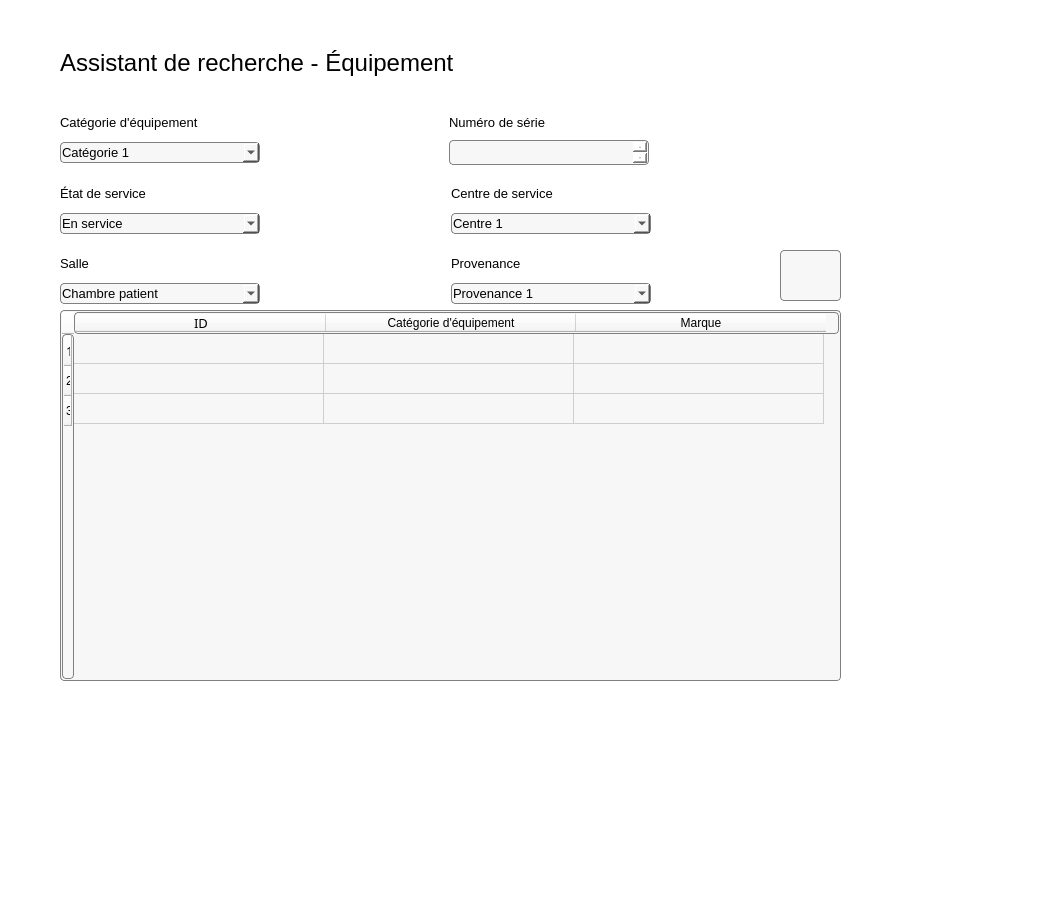
<?xml version="1.0" encoding="UTF-8"?>
<ui version="4.0">
 <class>MainWindow</class>
 <widget class="QMainWindow" name="MainWindow">
  <property name="geometry">
   <rect>
    <x>0</x>
    <y>0</y>
    <width>1062</width>
    <height>900</height>
   </rect>
  </property>
  <property name="minimumSize">
   <size>
    <width>900</width>
    <height>900</height>
   </size>
  </property>
  <property name="windowTitle">
   <string>MainWindow</string>
  </property>
  <property name="styleSheet">
   <string notr="true">background: white;</string>
  </property>
  <property name="iconSize">
   <size>
    <width>100</width>
    <height>100</height>
   </size>
  </property>
  <widget class="QWidget" name="centralwidget">
   <widget class="QWidget" name="gridLayoutWidget">
    <property name="geometry">
     <rect>
      <x>60</x>
      <y>30</y>
      <width>442</width>
      <height>66</height>
     </rect>
    </property>
    <layout class="QGridLayout" name="gridLayout">
     <item row="0" column="0" alignment="Qt::AlignLeft">
      <widget class="QLabel" name="labelTitre">
       <property name="minimumSize">
        <size>
         <width>400</width>
         <height>0</height>
        </size>
       </property>
       <property name="maximumSize">
        <size>
         <width>340</width>
         <height>16777215</height>
        </size>
       </property>
       <property name="font">
        <font>
         <family>MS Shell Dlg 2</family>
         <pointsize>18</pointsize>
        </font>
       </property>
       <property name="text">
        <string>Assistant de recherche - Équipement</string>
       </property>
      </widget>
     </item>
     <item row="0" column="2">
      <widget class="QLabel" name="label">
       <property name="maximumSize">
        <size>
         <width>100</width>
         <height>16777215</height>
        </size>
       </property>
       <property name="text">
        <string/>
       </property>
       <property name="pixmap">
        <pixmap>../Images/magnifier.png</pixmap>
       </property>
      </widget>
     </item>
    </layout>
   </widget>
   <widget class="QWidget" name="gridLayoutWidget_2">
    <property name="geometry">
     <rect>
      <x>60</x>
      <y>110</y>
      <width>771</width>
      <height>55</height>
     </rect>
    </property>
    <layout class="QGridLayout" name="gridLayout_2">
     <item row="1" column="0" alignment="Qt::AlignLeft">
      <widget class="QComboBox" name="comboBoxCategorieEquipement">
       <property name="minimumSize">
        <size>
         <width>200</width>
         <height>0</height>
        </size>
       </property>
       <property name="maximumSize">
        <size>
         <width>200</width>
         <height>16777215</height>
        </size>
       </property>
       <property name="font">
        <font>
         <family>MS Shell Dlg 2</family>
         <pointsize>10</pointsize>
        </font>
       </property>
       <property name="styleSheet">
        <string notr="true">padding: 1px;
border-style: solid;
border: 1px solid gray;
border-radius: 4px;
background:rgb(247, 247, 247)</string>
       </property>
       <item>
        <property name="text">
         <string>Catégorie 1</string>
        </property>
       </item>
       <item>
        <property name="text">
         <string>Catégorie 2</string>
        </property>
       </item>
       <item>
        <property name="text">
         <string>Catégorie 3</string>
        </property>
       </item>
      </widget>
     </item>
     <item row="1" column="1" alignment="Qt::AlignLeft">
      <widget class="QTextEdit" name="textEditNumeroSerie">
       <property name="maximumSize">
        <size>
         <width>200</width>
         <height>25</height>
        </size>
       </property>
       <property name="font">
        <font>
         <family>MS Shell Dlg 2</family>
         <pointsize>10</pointsize>
        </font>
       </property>
       <property name="styleSheet">
        <string notr="true">padding: 1px;
border-style: solid;
border: 1px solid gray;
border-radius: 4px;
background:rgb(247, 247, 247)</string>
       </property>
      </widget>
     </item>
     <item row="0" column="1">
      <widget class="QLabel" name="labelNumeroSerie">
       <property name="maximumSize">
        <size>
         <width>16777215</width>
         <height>40</height>
        </size>
       </property>
       <property name="font">
        <font>
         <family>MS Shell Dlg 2</family>
         <pointsize>10</pointsize>
        </font>
       </property>
       <property name="text">
        <string>Numéro de série</string>
       </property>
      </widget>
     </item>
     <item row="0" column="0">
      <widget class="QLabel" name="labelCategorieEquipement">
       <property name="font">
        <font>
         <family>MS Shell Dlg 2</family>
         <pointsize>10</pointsize>
        </font>
       </property>
       <property name="text">
        <string>Catégorie d'équipement</string>
       </property>
      </widget>
     </item>
    </layout>
   </widget>
   <widget class="QWidget" name="gridLayoutWidget_5">
    <property name="geometry">
     <rect>
      <x>60</x>
      <y>180</y>
      <width>591</width>
      <height>54</height>
     </rect>
    </property>
    <layout class="QGridLayout" name="gridLayout_5">
     <item row="1" column="0" alignment="Qt::AlignLeft">
      <widget class="QComboBox" name="comboBoxEtatService">
       <property name="minimumSize">
        <size>
         <width>200</width>
         <height>0</height>
        </size>
       </property>
       <property name="maximumSize">
        <size>
         <width>200</width>
         <height>16777215</height>
        </size>
       </property>
       <property name="font">
        <font>
         <family>MS Shell Dlg 2</family>
         <pointsize>10</pointsize>
        </font>
       </property>
       <property name="styleSheet">
        <string notr="true">padding: 1px;
border-style: solid;
border: 1px solid gray;
border-radius: 4px;
background:rgb(247, 247, 247)</string>
       </property>
       <item>
        <property name="text">
         <string>En service</string>
        </property>
       </item>
       <item>
        <property name="text">
         <string>En maintenance</string>
        </property>
       </item>
       <item>
        <property name="text">
         <string>Au rebus</string>
        </property>
       </item>
      </widget>
     </item>
     <item row="0" column="1">
      <widget class="QLabel" name="labelCentreService">
       <property name="maximumSize">
        <size>
         <width>16777215</width>
         <height>40</height>
        </size>
       </property>
       <property name="font">
        <font>
         <family>MS Shell Dlg 2</family>
         <pointsize>10</pointsize>
        </font>
       </property>
       <property name="text">
        <string>Centre de service</string>
       </property>
      </widget>
     </item>
     <item row="0" column="0">
      <widget class="QLabel" name="labelEtatService">
       <property name="font">
        <font>
         <family>MS Sans Serif</family>
         <pointsize>10</pointsize>
        </font>
       </property>
       <property name="text">
        <string>État de service</string>
       </property>
      </widget>
     </item>
     <item row="1" column="1">
      <widget class="QComboBox" name="comboBoxCentreService">
       <property name="maximumSize">
        <size>
         <width>200</width>
         <height>16777215</height>
        </size>
       </property>
       <property name="font">
        <font>
         <family>MS Shell Dlg 2</family>
         <pointsize>10</pointsize>
        </font>
       </property>
       <property name="styleSheet">
        <string notr="true">padding: 1px;
border-style: solid;
border: 1px solid gray;
border-radius: 4px;
background:rgb(247, 247, 247)</string>
       </property>
       <item>
        <property name="text">
         <string>Centre 1</string>
        </property>
       </item>
       <item>
        <property name="text">
         <string>Centre 2</string>
        </property>
       </item>
       <item>
        <property name="text">
         <string>Centre 3</string>
        </property>
       </item>
      </widget>
     </item>
    </layout>
   </widget>
   <widget class="QWidget" name="gridLayoutWidget_6">
    <property name="geometry">
     <rect>
      <x>60</x>
      <y>250</y>
      <width>591</width>
      <height>54</height>
     </rect>
    </property>
    <layout class="QGridLayout" name="gridLayout_6">
     <item row="0" column="0">
      <widget class="QLabel" name="labelSalle">
       <property name="font">
        <font>
         <family>MS Shell Dlg 2</family>
         <pointsize>10</pointsize>
        </font>
       </property>
       <property name="text">
        <string>Salle</string>
       </property>
      </widget>
     </item>
     <item row="0" column="1">
      <widget class="QLabel" name="labelProvenance">
       <property name="maximumSize">
        <size>
         <width>16777215</width>
         <height>40</height>
        </size>
       </property>
       <property name="font">
        <font>
         <family>MS Shell Dlg 2</family>
         <pointsize>10</pointsize>
        </font>
       </property>
       <property name="text">
        <string>Provenance</string>
       </property>
      </widget>
     </item>
     <item row="1" column="1">
      <widget class="QComboBox" name="comboBoxProvenance">
       <property name="maximumSize">
        <size>
         <width>200</width>
         <height>16777215</height>
        </size>
       </property>
       <property name="font">
        <font>
         <family>MS Shell Dlg 2</family>
         <pointsize>10</pointsize>
        </font>
       </property>
       <property name="styleSheet">
        <string notr="true">padding: 1px;
border-style: solid;
border: 1px solid gray;
border-radius: 4px;
background:rgb(247, 247, 247)</string>
       </property>
       <item>
        <property name="text">
         <string>Provenance 1</string>
        </property>
       </item>
       <item>
        <property name="text">
         <string>Provenance 2</string>
        </property>
       </item>
       <item>
        <property name="text">
         <string>Provenance 3</string>
        </property>
       </item>
      </widget>
     </item>
     <item row="1" column="0" alignment="Qt::AlignLeft">
      <widget class="QComboBox" name="comboBoxSalle">
       <property name="minimumSize">
        <size>
         <width>200</width>
         <height>0</height>
        </size>
       </property>
       <property name="maximumSize">
        <size>
         <width>200</width>
         <height>16777215</height>
        </size>
       </property>
       <property name="font">
        <font>
         <family>MS Shell Dlg 2</family>
         <pointsize>10</pointsize>
        </font>
       </property>
       <property name="styleSheet">
        <string notr="true">padding: 1px;
border-style: solid;
border: 1px solid gray;
border-radius: 4px;
background:rgb(247, 247, 247)</string>
       </property>
       <item>
        <property name="text">
         <string>Chambre patient</string>
        </property>
       </item>
       <item>
        <property name="text">
         <string>Salle d'opération</string>
        </property>
       </item>
       <item>
        <property name="text">
         <string>Salle de réunion</string>
        </property>
       </item>
      </widget>
     </item>
    </layout>
   </widget>
   <widget class="QPushButton" name="boutonActualiser">
    <property name="geometry">
     <rect>
      <x>780</x>
      <y>250</y>
      <width>61</width>
      <height>51</height>
     </rect>
    </property>
    <property name="styleSheet">
     <string notr="true">padding: 1px;
border-style: solid;
border: 1px solid gray;
border-radius: 4px;
background:rgb(247, 247, 247)</string>
    </property>
    <property name="text">
     <string/>
    </property>
    <property name="icon">
     <iconset>
      <normaloff>../Images/refresh-button-2.png</normaloff>../Images/refresh-button-2.png</iconset>
    </property>
    <property name="iconSize">
     <size>
      <width>50</width>
      <height>50</height>
     </size>
    </property>
   </widget>
   <widget class="QTableWidget" name="tableResultats">
    <property name="geometry">
     <rect>
      <x>60</x>
      <y>310</y>
      <width>781</width>
      <height>371</height>
     </rect>
    </property>
    <property name="minimumSize">
     <size>
      <width>200</width>
      <height>0</height>
     </size>
    </property>
    <property name="font">
     <font>
      <family>MS Shell Dlg 2</family>
      <pointsize>10</pointsize>
     </font>
    </property>
    <property name="styleSheet">
     <string notr="true">padding: 1px;
border-style: solid;
border: 1px solid gray;
border-radius: 4px;
background:rgb(247, 247, 247)</string>
    </property>
    <property name="lineWidth">
     <number>10</number>
    </property>
    <property name="midLineWidth">
     <number>9</number>
    </property>
    <attribute name="horizontalHeaderDefaultSectionSize">
     <number>250</number>
    </attribute>
    <attribute name="horizontalHeaderMinimumSectionSize">
     <number>20</number>
    </attribute>
    <attribute name="verticalHeaderDefaultSectionSize">
     <number>30</number>
    </attribute>
    <attribute name="verticalHeaderMinimumSectionSize">
     <number>20</number>
    </attribute>
    <attribute name="verticalHeaderShowSortIndicator" stdset="0">
     <bool>false</bool>
    </attribute>
    <attribute name="verticalHeaderStretchLastSection">
     <bool>false</bool>
    </attribute>
    <row>
     <property name="text">
      <string>1</string>
     </property>
     <property name="font">
      <font>
       <family>MS Reference Sans Serif</family>
       <pointsize>10</pointsize>
      </font>
     </property>
    </row>
    <row>
     <property name="text">
      <string>2</string>
     </property>
    </row>
    <row>
     <property name="text">
      <string>3</string>
     </property>
    </row>
    <column>
     <property name="text">
      <string>ID</string>
     </property>
     <property name="font">
      <font>
       <family>MS Reference Sans Serif</family>
       <pointsize>10</pointsize>
      </font>
     </property>
    </column>
    <column>
     <property name="text">
      <string>Catégorie d'équipement</string>
     </property>
    </column>
    <column>
     <property name="text">
      <string>Marque</string>
     </property>
    </column>
   </widget>
  </widget>
  <widget class="QMenuBar" name="menubar">
   <property name="geometry">
    <rect>
     <x>0</x>
     <y>0</y>
     <width>1062</width>
     <height>22</height>
    </rect>
   </property>
  </widget>
  <widget class="QStatusBar" name="statusbar"/>
 </widget>
 <resources/>
 <connections/>
</ui>
